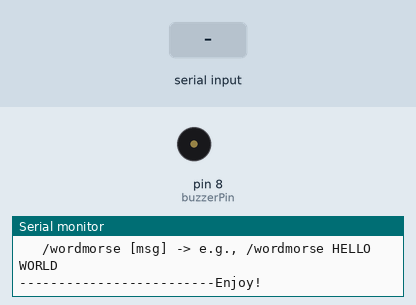
This sketch was run on a simulated Arduino Uno, built with avr-gcc and run on an emulated ATmega328P. On the bench: buzzer (waves = sounding), the last lines printed to the serial monitor. Inputs (shaded band) come from the test bench.

Above: at 1.4 s.
1.5 s: "/wordmorse 90\n" received over Serial
At 1.65 s:
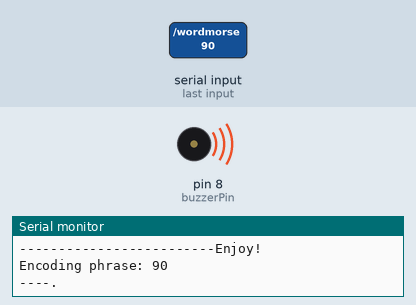
4.5 s: ".\n" received over Serial
6.9 s: "-\n" received over Serial
At 8.4 s:
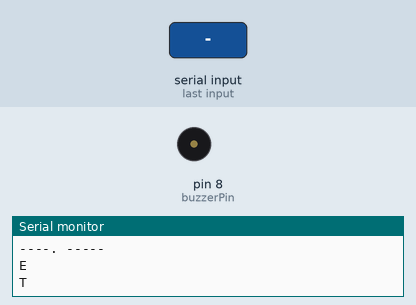
Timing chart, 0 to 9.9 s (numbered marks = the images above; inputs shaded):
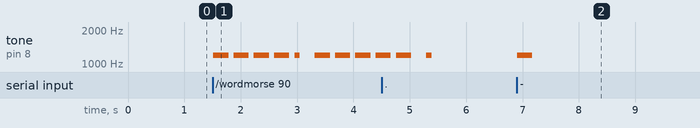

Measured:
- after the input at 1.5 s, tone on pin 8 (buzzerPin): goes 4 × (1200 Hz 0.27 s, silent 0.09 s), 1200 Hz 0.09 s, silent 0.27 s, 3 × (1200 Hz 0.27 s, silent 0.09 s), then 1200 Hz, starting at once
- after the input at 6.9 s, tone on pin 8 (buzzerPin): silent → 1200 Hz at once, → silent 0.27 s later

The sketch:

translator.ino
```cpp
const int buzzerPin = 8; // Left Pin (S / Signal)

// Timing settings (will be updated dynamically by commands)
int dotDuration = 90;
int dashDuration = dotDuration * 3;
int symbolGap = dotDuration;
int letterGap = dotDuration * 3;
int wordGap = dotDuration * 6;
const int glitchFreq = 1200;

// String buffer to hold dots and dashes for a single letter (Manual decoding)
String currentLetter = "";

// Morse Code Lookup Tables
const char* morseLetters[] = {
  ".-", "-...", "-.-.", "-..", ".", "..-.", "--.", "....", "..",    // A-I
  ".---", "-.-", ".-..", "--", "-.", "---", ".--.", "--.-", ".-.",  // J-R
  "...", "-", "..-", "...-", ".--", "-..-", "-.--", "--.."         // S-Z
};
const char* morseNumbers[] = {
  "-----", ".----", "..---", "...--", "....-", ".....", "-....", "--...", "---...", "----."
};

// Updates all dependent gaps based on the current dotDuration
void updateTimings() {
  dashDuration = dotDuration * 3;
  symbolGap = dotDuration;
  letterGap = dotDuration * 3;
  wordGap = dotDuration * 6;
}

void setup() {
  pinMode(buzzerPin, OUTPUT);
  Serial.begin(9600);
  Serial.println("Morse Translator 1.0");
  Serial.println("Instructions:");
  Serial.println("1. Type '.' or '-' manually (End letters with Space, Words with '/')");
  Serial.println("2. Commands available:");
  Serial.println("   /speed [ms]      -> e.g., /speed 40");
  Serial.println("   /wpm [words/min] -> e.g., /wpm 20");
  Serial.println("   /wordmorse [msg] -> e.g., /wordmorse HELLO WORLD");
  Serial.println("-------------------------Enjoy!");
}

void loop() {
  if (Serial.available() > 0) {
    String input = Serial.readStringUntil('\n');
    input.trim(); // Clean trailing spaces/newlines

    if (input.length() == 0) return;

    // --- COMMAND: /speed ---
    if (input.startsWith("/speed ")) {
      int newSpeed = input.substring(7).toInt();
      if (newSpeed > 0) {
        dotDuration = newSpeed;
        updateTimings();
        Serial.print("Base speed updated to: ");
        Serial.print(dotDuration);
        Serial.println(" ms");
      }
    }
    // --- COMMAND: /wpm ---
    else if (input.startsWith("/wpm ")) {
      int wpm = input.substring(5).toInt();
      if (wpm > 0) {
        // Standard formula: Dot duration (ms) = 1200 / WPM
        dotDuration = 1200 / wpm;
        updateTimings();
        Serial.print("Speed set to ");
        Serial.print(wpm);
        Serial.print(" WPM (Dot: ");
        Serial.print(dotDuration);
        Serial.println(" ms)");
      }
    }
    // --- COMMAND: /wordmorse ---
    else if (input.startsWith("/wordmorse ")) {
      String phrase = input.substring(11);
      phrase.toUpperCase();
      Serial.print("Encoding phrase: ");
      Serial.println(phrase);
      encodePhraseToMorse(phrase);
    }
    // --- MANUAL INPUT: Single chars/strings (. - / space) ---
    else {
      for (unsigned int i = 0; i < input.length(); i++) {
        char inputChar = input.charAt(i);

        if (inputChar == '.') {
          currentLetter += ".";
          dot();
        }
        else if (inputChar == '-') {
          currentLetter += "-";
          dash();
        }
        else if (inputChar == ' ') {
          decodeMorseLetter();
          delay(letterGap);
        }
        else if (inputChar == '/') {
          decodeMorseLetter();
          Serial.print(" ");
          delay(wordGap);
        }
      }
      // Automatically decode at the end of the manual line
      decodeMorseLetter();
      Serial.println();
    }
  }
}

// Decodes dots/dashes into a character (Manual Mode)
void decodeMorseLetter() {
  if (currentLetter.length() == 0) return;

  bool found = false;

  for (int i = 0; i < 26; i++) {
    if (currentLetter == morseLetters[i]) {
      Serial.print((char)('A' + i));
      found = true;
      break;
    }
  }

  if (!found) {
    for (int i = 0; i < 10; i++) {
      if (currentLetter == morseNumbers[i]) {
        Serial.print((char)('0' + i));
        found = true;
        break;
      }
    }
  }

  if (!found) {
    Serial.print("?");
  }

  currentLetter = "";
}

// Encodes English text into Morse audio and prints signals to Serial
void encodePhraseToMorse(String text) {
  for (unsigned int i = 0; i < text.length(); i++) {
    char c = text.charAt(i);

    if (c >= 'A' && c <= 'Z') {
      const char* morse = morseLetters[c - 'A'];
      Serial.print(morse);
      Serial.print(" ");
      playMorseSequence(morse);
      delay(letterGap - symbolGap); // Adjusted since playMorseSequence already adds a symbolGap
    }
    else if (c >= '0' && c <= '9') {
      const char* morse = morseNumbers[c - '0'];
      Serial.print(morse);
      Serial.print(" ");
      playMorseSequence(morse);
      delay(letterGap - symbolGap);
    }
    else if (c == ' ') {
      Serial.print("/ ");
      delay(wordGap - letterGap); // Adjusted gap for complete word
    }
  }
  Serial.println(); // Done encoding phrase
}

// Helper to play a sequence of dots/dashes from text encoding
void playMorseSequence(const char* sequence) {
  int i = 0;
  while (sequence[i] != '\0') {
    if (sequence[i] == '.') {
      dot();
    } else if (sequence[i] == '-') {
      dash();
    }
    i++;
  }
}

void dot() {
  tone(buzzerPin, glitchFreq);
  digitalWrite(buzzerPin, HIGH);
  delay(dotDuration);
  noTone(buzzerPin);
  digitalWrite(buzzerPin, LOW);
  delay(symbolGap);
}

void dash() {
  tone(buzzerPin, glitchFreq);
  digitalWrite(buzzerPin, HIGH);
  delay(dashDuration);
  noTone(buzzerPin);
  digitalWrite(buzzerPin, LOW);
  delay(symbolGap);
}
```
